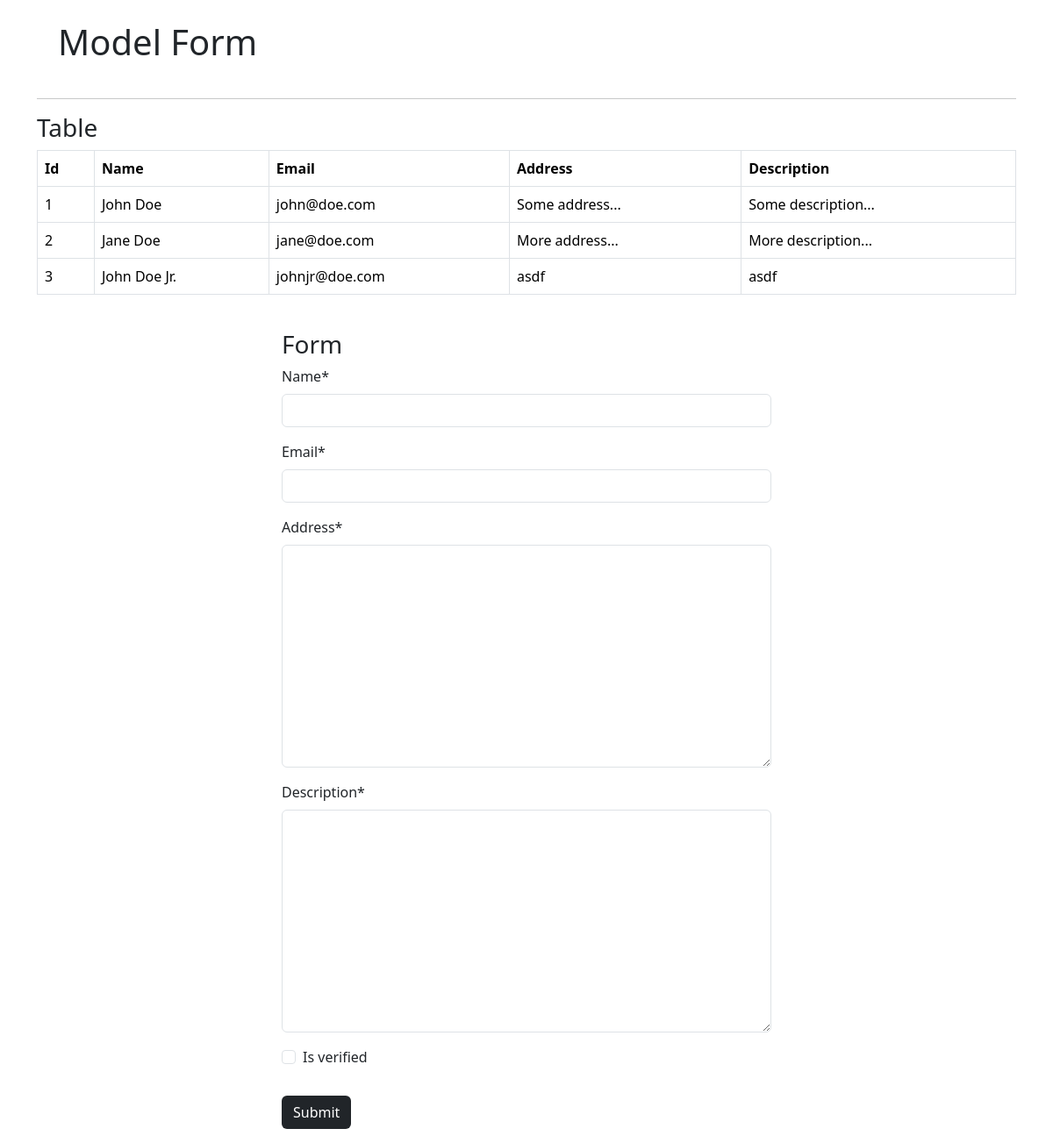
The app's page /modelform with its own data.
### modelform/models.py (models this page shows, shortened)
class CustomModel(models.Model):
    id = models.AutoField(primary_key=True)
    name = models.CharField(max_length=30)
    email = models.EmailField()
    address = models.TextField()
    description = models.TextField()
    is_verified = models.BooleanField(default=False)

### modelform/views.py (the view)
# urls.py: path('', views.model_form, name="modelform"),
def model_form(request):
    if request.method == 'POST':
        form = CustomForm(request.POST)
        if form.is_valid():
            form.save()
            return redirect("modelform")
    else:
        form = CustomForm()
    data = models.CustomModel.objects.all()
    return render(request, 'modelform/index.html', { "form": form, "data": data })

### modelform/forms.py
class CustomForm(forms.ModelForm):
    class Meta:
        model = CustomModel
        fields = "__all__"

### modelform/templates/modelform/index.html (shortened to what this page needs)
{% extends 'base.html' %}
{% load crispy_forms_tags %}
{% block content %}
<main class="container">
  <h1 class="p-4">Model Form</h1>
  <hr>
  {% if data %}
      <h3>Table</h3>
      <table class="table table-bordered">
        <thead>
          <tr>
            <th scope="col">Id</th>
            <th scope="col">Name</th>
            <th scope="col">Email</th>
            <th scope="col">Address</th>
            <th scope="col">Description</th>
          </tr>
        </thead>
        <tbody>
          {% for each in data %}
            <tr>
            <td>{{each.id}}</td>
            <td>{{each.name}}</td>
            <td>{{each.email}}</td>
            <td>{{each.address}}</td>
            <td>{{each.description}}</td>
            </tr>
          {% endfor %}
        </tbody>
      </table>
    {% else %}
      <h3>No data yet! Submit some data.</h3>
  {% endif %}
  <form method="post" class="pt-4 w-50 h-100 mx-auto" enctype="multipart/form-data">
    <h3>Form</h3>
    {{ form | crispy }}
    <button type="submit" class="btn my-3 bg-dark text-white">Submit</button>
  </form>
</main>
{% endblock %}

### templates/base.html (shortened to what this page needs)
<!DOCTYPE html>
<html lang="en">
    <head>
        <link href="https://cdn.jsdelivr.net/npm/bootstrap@5.3.2/dist/css/bootstrap.min.css" rel="stylesheet">
    </head>
    <body>
        {% block content %}{% endblock %}
    </body>
</html>

### records on screen
CustomModel: id "1", name "John Doe", email "john@doe.com", address "Some address...", description "Some description..."
CustomModel: id "2", name "Jane Doe", email "jane@doe.com", address "More address...", description "More description..."
CustomModel: id "3", name "John Doe Jr.", email "johnjr@doe.com", address "asdf", description "asdf"
